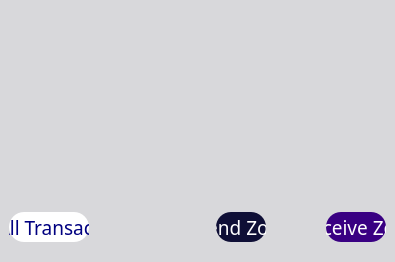
           <widget class="QFrame" name="frame_4">
            <property name="palette">
             <palette>
              <active>
               <colorrole role="Button">
                <brush brushstyle="SolidPattern">
                 <color alpha="255">
                  <red>216</red>
                  <green>216</green>
                  <blue>219</blue>
                 </color>
                </brush>
               </colorrole>
               <colorrole role="Base">
                <brush brushstyle="SolidPattern">
                 <color alpha="255">
                  <red>216</red>
                  <green>216</green>
                  <blue>219</blue>
                 </color>
                </brush>
               </colorrole>
               <colorrole role="Window">
                <brush brushstyle="SolidPattern">
                 <color alpha="255">
                  <red>216</red>
                  <green>216</green>
                  <blue>219</blue>
                 </color>
                </brush>
               </colorrole>
              </active>
              <inactive>
               <colorrole role="Button">
                <brush brushstyle="SolidPattern">
                 <color alpha="255">
                  <red>216</red>
                  <green>216</green>
                  <blue>219</blue>
                 </color>
                </brush>
               </colorrole>
               <colorrole role="Base">
                <brush brushstyle="SolidPattern">
                 <color alpha="255">
                  <red>216</red>
                  <green>216</green>
                  <blue>219</blue>
                 </color>
                </brush>
               </colorrole>
               <colorrole role="Window">
                <brush brushstyle="SolidPattern">
                 <color alpha="255">
                  <red>216</red>
                  <green>216</green>
                  <blue>219</blue>
                 </color>
                </brush>
               </colorrole>
              </inactive>
              <disabled>
               <colorrole role="Button">
                <brush brushstyle="SolidPattern">
                 <color alpha="255">
                  <red>216</red>
                  <green>216</green>
                  <blue>219</blue>
                 </color>
                </brush>
               </colorrole>
               <colorrole role="Base">
                <brush brushstyle="SolidPattern">
                 <color alpha="255">
                  <red>216</red>
                  <green>216</green>
                  <blue>219</blue>
                 </color>
                </brush>
               </colorrole>
               <colorrole role="Window">
                <brush brushstyle="SolidPattern">
                 <color alpha="255">
                  <red>216</red>
                  <green>216</green>
                  <blue>219</blue>
                 </color>
                </brush>
               </colorrole>
              </disabled>
             </palette>
            </property>
            <property name="styleSheet">
             <string notr="true">background-color: rgb(216, 216, 219);
border:0;</string>
            </property>
            <property name="frameShape">
             <enum>QFrame::StyledPanel</enum>
            </property>
            <property name="frameShadow">
             <enum>QFrame::Raised</enum>
            </property>
            <layout class="QVBoxLayout" name="verticalLayout">
             <property name="spacing">
              <number>0</number>
             </property>
             <property name="leftMargin">
              <number>0</number>
             </property>
             <property name="topMargin">
              <number>0</number>
             </property>
             <property name="rightMargin">
              <number>0</number>
             </property>
             <property name="bottomMargin">
              <number>0</number>
             </property>
             <item>
              <widget class="QListView" name="listTransactions">
               <property name="palette">
                <palette>
                 <active>
                  <colorrole role="Button">
                   <brush brushstyle="SolidPattern">
                    <color alpha="255">
                     <red>255</red>
                     <green>255</green>
                     <blue>255</blue>
                    </color>
                   </brush>
                  </colorrole>
                  <colorrole role="Light">
                   <brush brushstyle="SolidPattern">
                    <color alpha="255">
                     <red>0</red>
                     <green>255</green>
                     <blue>255</blue>
                    </color>
                   </brush>
                  </colorrole>
                  <colorrole role="BrightText">
                   <brush brushstyle="SolidPattern">
                    <color alpha="255">
                     <red>255</red>
                     <green>0</green>
                     <blue>255</blue>
                    </color>
                   </brush>
                  </colorrole>
                  <colorrole role="Base">
                   <brush brushstyle="SolidPattern">
                    <color alpha="255">
                     <red>255</red>
                     <green>255</green>
                     <blue>255</blue>
                    </color>
                   </brush>
                  </colorrole>
                  <colorrole role="Window">
                   <brush brushstyle="SolidPattern">
                    <color alpha="255">
                     <red>255</red>
                     <green>255</green>
                     <blue>255</blue>
                    </color>
                   </brush>
                  </colorrole>
                  <colorrole role="AlternateBase">
                   <brush brushstyle="SolidPattern">
                    <color alpha="255">
                     <red>0</red>
                     <green>0</green>
                     <blue>255</blue>
                    </color>
                   </brush>
                  </colorrole>
                  <colorrole role="NoRole">
                   <brush brushstyle="SolidPattern">
                    <color alpha="255">
                     <red>0</red>
                     <green>0</green>
                     <blue>255</blue>
                    </color>
                   </brush>
                  </colorrole>
                 </active>
                 <inactive>
                  <colorrole role="Button">
                   <brush brushstyle="SolidPattern">
                    <color alpha="255">
                     <red>255</red>
                     <green>255</green>
                     <blue>255</blue>
                    </color>
                   </brush>
                  </colorrole>
                  <colorrole role="Light">
                   <brush brushstyle="SolidPattern">
                    <color alpha="255">
                     <red>0</red>
                     <green>255</green>
                     <blue>255</blue>
                    </color>
                   </brush>
                  </colorrole>
                  <colorrole role="BrightText">
                   <brush brushstyle="SolidPattern">
                    <color alpha="255">
                     <red>255</red>
                     <green>0</green>
                     <blue>255</blue>
                    </color>
                   </brush>
                  </colorrole>
                  <colorrole role="Base">
                   <brush brushstyle="SolidPattern">
                    <color alpha="255">
                     <red>255</red>
                     <green>255</green>
                     <blue>255</blue>
                    </color>
                   </brush>
                  </colorrole>
                  <colorrole role="Window">
                   <brush brushstyle="SolidPattern">
                    <color alpha="255">
                     <red>255</red>
                     <green>255</green>
                     <blue>255</blue>
                    </color>
                   </brush>
                  </colorrole>
                  <colorrole role="AlternateBase">
                   <brush brushstyle="SolidPattern">
                    <color alpha="255">
                     <red>0</red>
                     <green>0</green>
                     <blue>255</blue>
                    </color>
                   </brush>
                  </colorrole>
                  <colorrole role="NoRole">
                   <brush brushstyle="SolidPattern">
                    <color alpha="255">
                     <red>0</red>
                     <green>0</green>
                     <blue>255</blue>
                    </color>
                   </brush>
                  </colorrole>
                 </inactive>
                 <disabled>
                  <colorrole role="Button">
                   <brush brushstyle="SolidPattern">
                    <color alpha="255">
                     <red>255</red>
                     <green>255</green>
                     <blue>255</blue>
                    </color>
                   </brush>
                  </colorrole>
                  <colorrole role="Light">
                   <brush brushstyle="SolidPattern">
                    <color alpha="255">
                     <red>0</red>
                     <green>255</green>
                     <blue>255</blue>
                    </color>
                   </brush>
                  </colorrole>
                  <colorrole role="BrightText">
                   <brush brushstyle="SolidPattern">
                    <color alpha="255">
                     <red>255</red>
                     <green>0</green>
                     <blue>255</blue>
                    </color>
                   </brush>
                  </colorrole>
                  <colorrole role="Base">
                   <brush brushstyle="SolidPattern">
                    <color alpha="255">
                     <red>255</red>
                     <green>255</green>
                     <blue>255</blue>
                    </color>
                   </brush>
                  </colorrole>
                  <colorrole role="Window">
                   <brush brushstyle="SolidPattern">
                    <color alpha="255">
                     <red>255</red>
                     <green>255</green>
                     <blue>255</blue>
                    </color>
                   </brush>
                  </colorrole>
                  <colorrole role="AlternateBase">
                   <brush brushstyle="SolidPattern">
                    <color alpha="255">
                     <red>0</red>
                     <green>0</green>
                     <blue>255</blue>
                    </color>
                   </brush>
                  </colorrole>
                  <colorrole role="NoRole">
                   <brush brushstyle="SolidPattern">
                    <color alpha="255">
                     <red>0</red>
                     <green>0</green>
                     <blue>255</blue>
                    </color>
                   </brush>
                  </colorrole>
                 </disabled>
                </palette>
               </property>
               <property name="font">
                <font>
                 <pointsize>13</pointsize>
                </font>
               </property>
               <property name="styleSheet">
                <string notr="true">background-color: rgb(255, 255, 255);
QListView { background: transparent; };
border:0</string>
               </property>
               <property name="frameShape">
                <enum>QFrame::StyledPanel</enum>
               </property>
               <property name="frameShadow">
                <enum>QFrame::Plain</enum>
               </property>
               <property name="verticalScrollBarPolicy">
                <enum>Qt::ScrollBarAlwaysOff</enum>
               </property>
               <property name="horizontalScrollBarPolicy">
                <enum>Qt::ScrollBarAlwaysOff</enum>
               </property>
               <property name="selectionMode">
                <enum>QAbstractItemView::NoSelection</enum>
               </property>
               <property name="spacing">
                <number>0</number>
               </property>
              </widget>
             </item>
             <item>
              <widget class="QFrame" name="frame_2">
               <property name="sizePolicy">
                <sizepolicy hsizetype="Preferred" vsizetype="Preferred">
                 <horstretch>0</horstretch>
                 <verstretch>0</verstretch>
                </sizepolicy>
               </property>
               <property name="minimumSize">
                <size>
                 <width>0</width>
                 <height>0</height>
                </size>
               </property>
               <property name="styleSheet">
                <string notr="true">border:0</string>
               </property>
               <property name="frameShape">
                <enum>QFrame::StyledPanel</enum>
               </property>
               <property name="frameShadow">
                <enum>QFrame::Raised</enum>
               </property>
               <property name="lineWidth">
                <number>0</number>
               </property>
               <layout class="QHBoxLayout" name="horizontalLayout_6">
                <property name="spacing">
                 <number>60</number>
                </property>
                <property name="topMargin">
                 <number>20</number>
                </property>
                <property name="bottomMargin">
                 <number>20</number>
                </property>
                <item>
                 <widget class="QPushButton" name="seeAllTransactions">
                  <property name="font">
                   <font>
                    <family>Source Sans Pro</family>
                    <pointsize>14</pointsize>
                   </font>
                  </property>
                  <property name="styleSheet">
                   <string notr="true">color: rgb(0, 0, 128);
border-radius:15px;
height:30px;
width:80px;
border-color:gray;
border-width:0px;
background-color:white;
border-style:solid;</string>
                  </property>
                  <property name="text">
                   <string>See All Transactions</string>
                  </property>
                  <property name="iconSize">
                   <size>
                    <width>16</width>
                    <height>16</height>
                   </size>
                  </property>
                  <property name="flat">
                   <bool>false</bool>
                  </property>
                 </widget>
                </item>
                <item>
                 <widget class="QLabel" name="label_8">
                  <property name="text">
                   <string/>
                  </property>
                 </widget>
                </item>
                <item>
                 <layout class="QHBoxLayout" name="horizontalLayout_5">
                  <item>
                   <widget class="QPushButton" name="pushButton_2">
                    <property name="font">
                     <font>
                      <family>Source Sans Pro</family>
                      <pointsize>14</pointsize>
                     </font>
                    </property>
                    <property name="autoFillBackground">
                     <bool>false</bool>
                    </property>
                    <property name="styleSheet">
                     <string notr="true">background-color: rgb(15, 15, 54);
color: white;
border-radius:15px;
height:30px;
width:50px;
border-width:0px;</string>
                    </property>
                    <property name="text">
                     <string>Send Zoin</string>
                    </property>
                   </widget>
                  </item>
                  <item>
                   <widget class="QPushButton" name="pushButton">
                    <property name="font">
                     <font>
                      <family>Source Sans Pro</family>
                      <pointsize>14</pointsize>
                     </font>
                    </property>
                    <property name="styleSheet">
                     <string notr="true">background-color: rgb(57, 0, 130);
color: white;
border-radius:15px;
height:30px;
width:60px;
border-width:0px;</string>
                    </property>
                    <property name="text">
                     <string>Receive Zoin</string>
                    </property>
                    <property name="iconSize">
                     <size>
                      <width>16</width>
                      <height>16</height>
                     </size>
                    </property>
                   </widget>
                  </item>
                 </layout>
                </item>
               </layout>
              </widget>
             </item>
            </layout>
           </widget>
